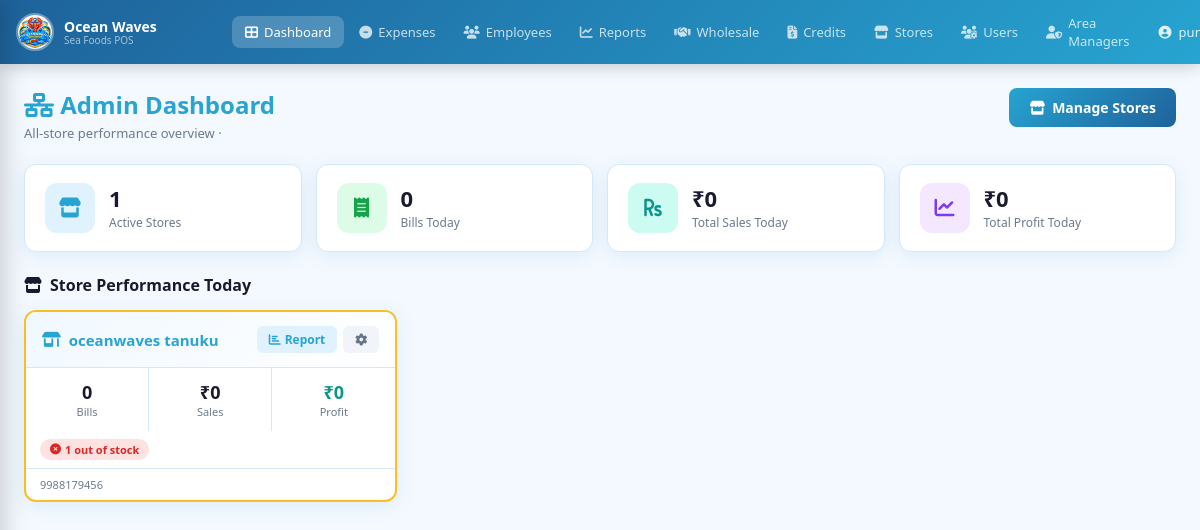
The page /dashboard/ (signed in) on the database its author committed.
### pos/models.py (models this page shows, shortened)
class Store(models.Model):
    name             = models.CharField(max_length=200)
    address          = models.TextField(blank=True)
    phone            = models.CharField(max_length=20, blank=True)
    whatsapp_number  = models.CharField(max_length=20, blank=True, help_text='Store WhatsApp number for sending bills (e.g. 919876543210)')
    email            = models.EmailField(blank=True)
    gstin            = models.CharField(max_length=20, blank=True, verbose_name="GSTIN")
    is_active        = models.BooleanField(default=True)
    created_at       = models.DateTimeField(auto_now_add=True)
    class Meta:
        ordering = ['name']

### pos/views.py (the view, shortened to what this page needs)
# urls.py: path('', lambda r: redirect('dashboard'), name='home'),
@login_required
@require_profile
def dashboard(request):
    profile = get_profile(request.user)
    today   = date.today()
    t_start, t_end = today_range()
    from django.core.cache import cache
    if not cache.get(f'credit_reminders_sent_{today.isoformat()}'):
        try:
            from django.core.management import call_command
            call_command('check_credits')
            cache.set(f'credit_reminders_sent_{today.isoformat()}', True, timeout=86400)
        except Exception:
            pass
    from .models import CreditRecord
    from datetime import timedelta
    target_date = today + timedelta(days=2)
    if profile.is_superadmin or profile.role in ('AREAMANAGER', 'WHOLESALE_EXEC'):
        if profile.is_superadmin:
            stores = Store.objects.filter(is_active=True)
        else:
            stores = Store.objects.filter(id__in=AreaManagerStore.objects.filter(manager__user=request.user).values('store_id'))
        store_data = []
        for s in stores:
            today_sales = Sale.objects.filter(store=s, created_at__range=(t_start, t_end))
            agg = SaleItem.objects.filter(
                sale__store=s, sale__created_at__range=(t_start, t_end)
            ).aggregate(sales=Sum('total_amount'), cost=Sum('total_cost'), profit=Sum('profit'))
            low_stock = Product.objects.filter(
                store=s, is_active=True,
                stock_quantity__lte=F('low_stock_alert'), stock_quantity__gt=0
            ).count()
            out_stock = Product.objects.filter(store=s, is_active=True, stock_quantity__lte=0).count()
            store_data.append({
                'store':        s,
                'bill_count':   today_sales.count(),
                'total_sales':  agg['sales']  or 0,
                'total_profit': agg['profit'] or 0,
                'low_stock':    low_stock,
                'out_stock':    out_stock,
            })
        global_agg = SaleItem.objects.filter(
            sale__created_at__range=(t_start, t_end)
        ).aggregate(sales=Sum('total_amount'), profit=Sum('profit'))
        urgent_credits = CreditRecord.objects.filter(is_paid=False, due_date__lte=target_date)
        if not profile.is_superadmin:
            urgent_credits = urgent_credits.filter(sale__store__in=stores)
        urgent_credits = urgent_credits.order_by('due_date')
        from django.core.cache import cache
        recent_otps = cache.get(f'am_dashboard_otps_{profile.id}', []) if profile.role in ('AREAMANAGER', 'WHOLESALE_EXEC') else []
        ctx = {
            'profile':       profile,
            'store_data':    store_data,
            'global_sales':  global_agg['sales']  or 0,
            'global_profit': global_agg['profit'] or 0,
            'total_stores':  stores.count(),
            'total_bills':   Sale.objects.filter(created_at__range=(t_start, t_end)).count(),
            'urgent_credits': urgent_credits,
            'recent_otps':   recent_otps,
        }
        return render(request, 'pos/dashboard_admin.html', ctx)

### pos/management/commands/check_credits.py (called while the page is built, shortened)
    def handle(self, *args, **options):
        target_date = timezone.now().date() + datetime.timedelta(days=2)
        records = CreditRecord.objects.filter(is_paid=False, due_date=target_date)
        count = 0
        self.stdout.write(self.style.SUCCESS(f'Checked credits. Sent {count} alerts.'))

### pos/models.py (called while the page is built)
    @property
    def is_superadmin(self):
        return self.role == 'SUPERADMIN'

    @property
    def has_expired(self):
        if self.expires_at and timezone.now() > self.expires_at:
            return True
        return False

### pos/views.py (called while the page is built)
def today_range():
    import datetime
    from django.utils.timezone import make_aware, get_current_timezone
    tz    = get_current_timezone()
    today = date.today()
    start = make_aware(datetime.datetime.combine(today, datetime.time.min), tz)
    end   = make_aware(datetime.datetime.combine(today, datetime.time.max), tz)
    return start, end

def get_profile(user):
    try:
        return user.profile
    except UserProfile.DoesNotExist:
        if user.is_superuser:
            return UserProfile.objects.create(user=user, role='SUPERADMIN')
        return None

def require_profile(view_fn):
    from functools import wraps
    @wraps(view_fn)
    def inner(request, *args, **kwargs):
        p = get_profile(request.user)
        if not p:
            from django.contrib.auth import logout
            logout(request)
            messages.error(request, 'Your account has no role assigned. Contact admin.')
            return redirect('login')
        if p.has_expired:
            from django.contrib.auth import logout
            request.session.flush()
            logout(request)
            messages.error(request, 'Your temporary access role has expired.')
            return redirect('login')
        return view_fn(request, *args, **kwargs)
    return inner

### pos/templates/pos/dashboard_admin.html (shortened to what this page needs)
{% extends 'pos/base.html' %}
{% load static %}
{% block content %}
<div class="pg">
  <div class="pg-header">
    <div>
      <h1><i class="fas fa-network-wired"></i> Admin Dashboard</h1>
      <p>All-store performance overview · {{ today }}</p>
    </div>
    <a href="{% url 'store_list' %}" class="btn-primary"><i class="fas fa-store"></i> Manage Stores</a>
  </div>
  <div class="kpi-grid">
    <div class="kpi blue">
      <div class="kpi-icon"><i class="fas fa-store"></i></div>
      <div class="kpi-body"><span class="kpi-val">{{ total_stores }}</span><span class="kpi-lbl">Active Stores</span></div>
    </div>
    <div class="kpi green">
      <div class="kpi-icon"><i class="fas fa-receipt"></i></div>
      <div class="kpi-body"><span class="kpi-val">{{ total_bills }}</span><span class="kpi-lbl">Bills Today</span></div>
    </div>
    <div class="kpi teal">
      <div class="kpi-icon"><i class="fas fa-rupee-sign"></i></div>
      <div class="kpi-body"><span class="kpi-val">₹{{ global_sales|floatformat:0 }}</span><span class="kpi-lbl">Total Sales Today</span></div>
    </div>
    <div class="kpi purple">
      <div class="kpi-icon"><i class="fas fa-chart-line"></i></div>
      <div class="kpi-body"><span class="kpi-val">₹{{ global_profit|floatformat:0 }}</span><span class="kpi-lbl">Total Profit Today</span></div>
    </div>
  </div>
  <h2 class="section-title"><i class="fas fa-store"></i> Store Performance Today</h2>
  <div class="store-grid">
    {% for sd in store_data %}
    <div class="store-perf-card {% if sd.out_stock > 0 %}has-alert{% endif %}">
      <div class="spc-header">
        <div class="spc-name">
          <i class="fas fa-store-alt"></i>
          <span>{{ sd.store.name }}</span>
        </div>
        <div class="spc-actions">
          <a href="{% url 'store_detail' sd.store.id %}" class="btn-sm blue"><i class="fas fa-chart-bar"></i> Report</a>
          <a href="{% url 'store_edit' sd.store.id %}" class="btn-sm grey"><i class="fas fa-cog"></i></a>
        </div>
      </div>
      <div class="spc-kpis">
        <div class="spc-kpi">
          <span class="sk-val">{{ sd.bill_count }}</span>
          <span class="sk-lbl">Bills</span>
        </div>
        <div class="spc-kpi">
          <span class="sk-val">₹{{ sd.total_sales|floatformat:0 }}</span>
          <span class="sk-lbl">Sales</span>
        </div>
        <div class="spc-kpi">
          <span class="sk-val {% if sd.total_profit >= 0 %}profit-pos{% else %}profit-neg{% endif %}">
            ₹{{ sd.total_profit|floatformat:0 }}</span>
          <span class="sk-lbl">Profit</span>
        </div>
      </div>
      {% if sd.low_stock > 0 or sd.out_stock > 0 %}
      <div class="spc-alerts">
        {% if sd.out_stock > 0 %}<span class="alert-badge red"><i class="fas fa-times-circle"></i> {{ sd.out_stock }} out of stock</span>{% endif %}
      </div>
      {% endif %}
      <div class="spc-footer">
        <span>{{ sd.store.phone }}</span>
      </div>
    </div>
    {% empty %}
    <div class="empty-state" style="grid-column:1/-1">
      <i class="fas fa-store"></i>
      <p>No stores yet. <a href="{% url 'store_list' %}">Create your first store →</a></p>
    </div>
    {% endfor %}
  </div>
</div>
{% endblock %}

### pos/templates/pos/base.html (shortened to what this page needs)
{% load static %}
<!DOCTYPE html>
<html lang="en">
<head>
<link rel="stylesheet" href="{% static 'pos/css/style.css' %}">
<link rel="stylesheet" href="https://cdnjs.cloudflare.com/ajax/libs/font-awesome/6.5.0/css/all.min.css">
</head>
<body>
{% if user.is_authenticated %}
{% with profile=request.user.profile %}
<nav class="navbar">
  <div class="nav-brand">
    <img src="{% static 'pos/images/logo.jpg' %}" alt="Logo" class="nav-logo">
    <div class="nav-brand-text">
      <span class="nav-title">Ocean Waves</span>
      <span class="nav-sub">Sea Foods POS</span>
    </div>
  </div>
  <div class="nav-links">
    <a href="{% url 'dashboard' %}" class="nav-link {% if request.resolver_match.url_name == 'dashboard' %}active{% endif %}">
      <i class="fas fa-th-large"></i> Dashboard
    </a>
    {% if profile.role in 'OWNER,SUPERADMIN' or profile.is_owner %}
    <a href="{% url 'expenses_page' %}" class="nav-link {% if 'expense' in request.resolver_match.url_name %}active{% endif %}">
      <i class="fas fa-minus-circle"></i> Expenses
    </a>
    <a href="{% url 'employee_list' %}" class="nav-link {% if 'employee' in request.resolver_match.url_name %}active{% endif %}">
      <i class="fas fa-users"></i> Employees
    </a>
    <a href="{% url 'reports' %}" class="nav-link {% if 'report' in request.resolver_match.url_name %}active{% endif %}">
      <i class="fas fa-chart-line"></i> Reports
    </a>
    {% endif %}
    <a href="{% url 'wholesale_customers' %}" class="nav-link {% if 'wholesale_customer' in request.resolver_match.url_name %}active{% endif %}">
      <i class="fas fa-handshake"></i> Wholesale
    </a>
    <a href="{% url 'credits_list' %}" class="nav-link {% if 'credit' in request.resolver_match.url_name %}active{% endif %}">
      <i class="fas fa-file-invoice-dollar"></i> Credits
    </a>
    {% if profile.is_superadmin %}
    <a href="{% url 'store_list' %}" class="nav-link {% if 'store' in request.resolver_match.url_name %}active{% endif %}">
      <i class="fas fa-store"></i> Stores
    </a>
    <a href="{% url 'user_management' %}" class="nav-link {% if request.resolver_match.url_name == 'user_management' %}active{% endif %}">
      <i class="fas fa-users-cog"></i> Users
    </a>
    <a href="{% url 'area_manager_list' %}" class="nav-link {% if 'area_manager' in request.resolver_match.url_name %}active{% endif %}">
      <i class="fas fa-user-shield"></i> Area Managers
    </a>
    {% endif %}
  </div>
  <div class="nav-right">
    <div class="nav-user-info">
      <i class="fas fa-user-circle"></i>
      <span>{{ user.get_full_name|default:user.username }}</span>
    </div>
  </div>
</nav>
{% endwith %}
{% endif %}
<div class="page-wrap {% if not user.is_authenticated %}no-nav{% endif %}">
  {% block content %}{% endblock %}
</div>
</body>
</html>

### rows shown on the page
Store: store.name "oceanwaves tanuku", bill_count "0", total_sales "0", total_profit "0", out_stock "1", store.phone "9988179456"

### other values the page prints
{{ total_stores }} "1"
{{ total_bills }} "0"
{{ global_sales|floatformat:0 }} "0"
{{ global_profit|floatformat:0 }} "0"
